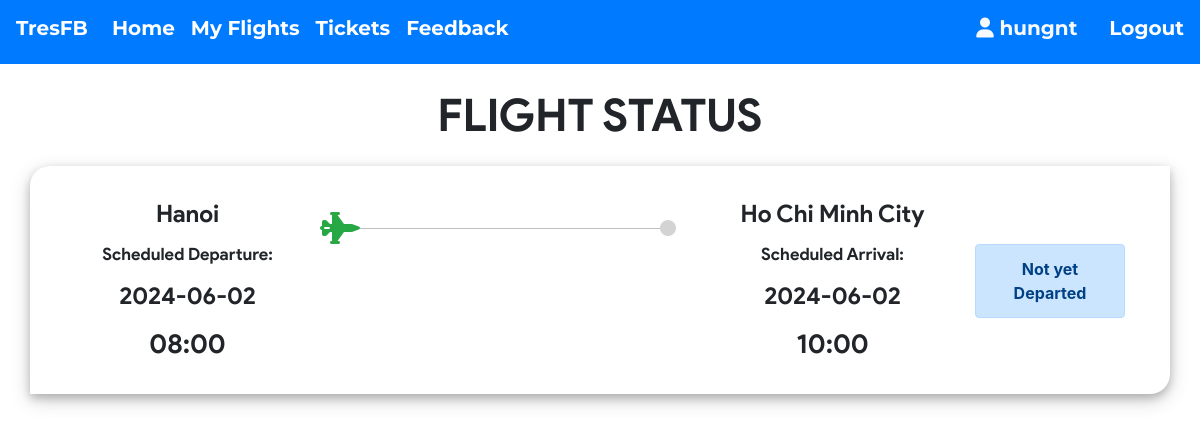
The app's page /my_flights.php (signed in) with its own data.
### tables this page shows
CREATE TABLE `ticket` (
  `ticket_id` int NOT NULL AUTO_INCREMENT,
  `passenger_id` int NOT NULL,
  `flight_id` int NOT NULL,
  `user_id` int NOT NULL,
  `cost` int NOT NULL,
  `class` varchar(3) NOT NULL,
  PRIMARY KEY (`ticket_id`),
  KEY `user_id` (`user_id`),
  KEY `flight_id` (`flight_id`),
  KEY `passenger_id` (`passenger_id`),
  CONSTRAINT `ticket_ibfk_1` FOREIGN KEY (`user_id`) REFERENCES `users` (`user_id`) ON UPDATE CASCADE,
  CONSTRAINT `ticket_ibfk_2` FOREIGN KEY (`flight_id`) REFERENCES `flight` (`flight_id`) ON UPDATE CASCADE
);

CREATE TABLE `flight` (
  `flight_id` int NOT NULL AUTO_INCREMENT,
  `admin_id` int NOT NULL,
  `source` varchar(20) NOT NULL,
  `destination` varchar(20) NOT NULL,
  `departure` datetime NOT NULL,
  `arrival` datetime NOT NULL,
  `duration` varchar(20) NOT NULL,
  `airline` varchar(20) NOT NULL,
  `seats` varchar(110) NOT NULL,
  `price` int NOT NULL,
  `status` varchar(6) DEFAULT NULL,
  `issue` varchar(50) DEFAULT NULL,
  PRIMARY KEY (`flight_id`),
  KEY `admin_id` (`admin_id`),
  CONSTRAINT `flight_ibfk_1` FOREIGN KEY (`admin_id`) REFERENCES `admin` (`admin_id`)
);

### my_flights.php (the view, shortened to what this page needs)
<?php if(isset($_SESSION['userId'])) {
    require 'helpers/init_conn_db.php';
?>
<main>
    <div class="container">
    <h1 class="text-center  mt-4 mb-4">FLIGHT STATUS</h1>
    <?php
    $sql_t = 'SELECT * FROM ticket WHERE user_id=?';
    $stmt_t = mysqli_stmt_init($conn);
    if(!mysqli_stmt_prepare($stmt_t,$sql_t)) {
        header('Location: ticket.php?error=sqlerror');
        exit();
    } else {
        mysqli_stmt_bind_param($stmt_t,'i',$_SESSION['userId']);
        mysqli_stmt_execute($stmt_t);
        $result_t = mysqli_stmt_get_result($stmt_t);
        while($row_t = mysqli_fetch_assoc($result_t)) {
            $sql = 'SELECT * FROM passenger_profile WHERE passenger_id=?';
            $stmt = mysqli_stmt_init($conn);
            if(!mysqli_stmt_prepare($stmt,$sql)) {
                header('Location: my_flights.php?error=sqlerror');
                exit();
            } else {
                mysqli_stmt_bind_param($stmt,'i',$row_t['passenger_id']);
                mysqli_stmt_execute($stmt);
                $result = mysqli_stmt_get_result($stmt);
                if ($row = mysqli_fetch_assoc($result)) {
                    $sql_f = 'SELECT * FROM flight WHERE flight_id=? ';
                    $stmt_f = mysqli_stmt_init($conn);
                    if(!mysqli_stmt_prepare($stmt_f,$sql_f)) {
                        header('Location: my_flights.php?error=sqlerror');
                        exit();
                    } else {
                        mysqli_stmt_bind_param($stmt_f,'i',$row_t['flight_id']);
                        mysqli_stmt_execute($stmt_f);
                        $result_f = mysqli_stmt_get_result($stmt_f);
                        if($row_f = mysqli_fetch_assoc($result_f)) {
                            $date_time_dep = $row_f['departure'];
                            $date_dep = substr($date_time_dep,0,10);
                            $time_dep = substr($date_time_dep,10,6) ;
                            $date_time_arr = $row_f['arrival'];
                            $date_arr = substr($date_time_arr,0,10);
                            $time_arr = substr($date_time_arr,10,6) ;
                            if($row_f['status'] === '') {
                                $status = "Not yet Departed";
                                $alert = 'alert-primary';
                            } else if($row_f['status'] === 'dep') {
                                $status = "Departed";
                                $alert = 'alert-info';
                            } else if($row_f['status'] === 'issue') {
                                $status = "Delayed";
                                $alert = 'alert-danger';
                            } else if($row_f['status'] === 'arr') {
                                $status = "Arrived";
                                $alert = 'alert-success';
                            }
                            echo '
                            <div class="row out mb-5 ">
                                <div class="col-md-4 order-lg-3 order-md-1"> ';
                                if($row_f['status'] === 'arr') {
                                    echo '
                                    <div class="row">
                                        <div class="col-1 p-0 m-0">
                                            <i class="fa fa-circle mt-4 text-success"
                                                style="float: right;"></i>
                                        </div>
                                        <div class="col-10 p-0 m-0 mt-3" style="float: right;">
                                            <hr class="bg-success">
                                        </div>
                                        <div class="col-1 p-0 m-0">
                                            <i class="fa fa-2x fa-fighter-jet mt-3 text-success"
                                                ></i>
                                        </div>
                                    </div>
                                    ';
                                } else {
                                    echo '
                                    <div class="row">
                                        <div class="col-1 p-0 m-0">
                                            <i class="fa fa-2x fa-fighter-jet mt-3 text-success"
                                                style="float: right;"></i>
                                        </div>
                                        <div class="col-10 p-0 m-0 mt-3" style="float: right;">
                                            <hr style="background-color: lightgrey;">
                                        </div>
                                        <div class="col-1 p-0 m-0">
                                            <i class="fa fa-circle mt-4"
                                                style="color: lightgrey;"></i>
                                        </div>
                                    </div>
                                    ';
                                }
                                    echo '
                                </div>
                                <div class="col-md-3 col-6 order-md-2 pl-0 text-center
                                    order-lg-2 card-dep">
                                    <p class="city">'.$row_f['source'].'</p>
                                    <p class="stat">Scheduled Departure:</p>
                                    <p class="date">'.$date_dep.'</p>
                                    <p class="time">'.$time_dep.'</p>
                                </div>
                                <div class="col-md-3 col-6 order-md-4 pr-0 text-center
                                    order-lg-4 card-arr"
                                    style="float: right;">
                                    <p class="city">'.$row_f['destination'].'</p>
                                    <p class="stat">Scheduled Arrival:</p>
                                    <p class="date">'.$date_arr.'</p>
                                    <p class="time">'.$time_arr.'</p>
                                </div>
                                <div class="col-lg-2 order-md-12">
                                    <div class="alert '.$alert.' mt-5 text-center"
                                        role="alert">
                                        '.$status.'
                                    </div>
                                </div>
                            </div> ';
                        }
                    }
                }
            }
        }
    }
    ?>
</div>
</main>
<?php } ?>

### my_flights.php (style rules this page uses)
body { background: transparent; }
div.out { padding: 30px; box-shadow: 0 4px 8px 0 rgba(0, 0, 0, 0.2), 0 6px 20px 0 rgba(0, 0, 0, 0.19); border-top-left-radius: 20px; border-bottom-right-radius: 20px; }
.city { font-size: 24px; }
p { margin-bottom: 10px; font-family: product sans; }
.alert { font-weight: bold; }
.date { font-size: 24px; }
.time { font-size: 27px; margin-bottom: 0px; }
.stat { font-size: 17px; }
h1 { font-weight: lighter !important; font-size: 45px !important; margin-bottom: 20px; font-family :'product sans' !important; font-weight: bolder; }
.row { background-color: white; }

### records on screen
ticket: flight.source "Hanoi", flight.departure "2024-06-02", flight.departure "08:00", flight.destination "Ho Chi Minh City", flight.arrival "2024-06-02", flight.arrival "10:00", flight.status "Not yet Departed"

### other values on screen
$_SESSION['userUid'] "hungnt"
